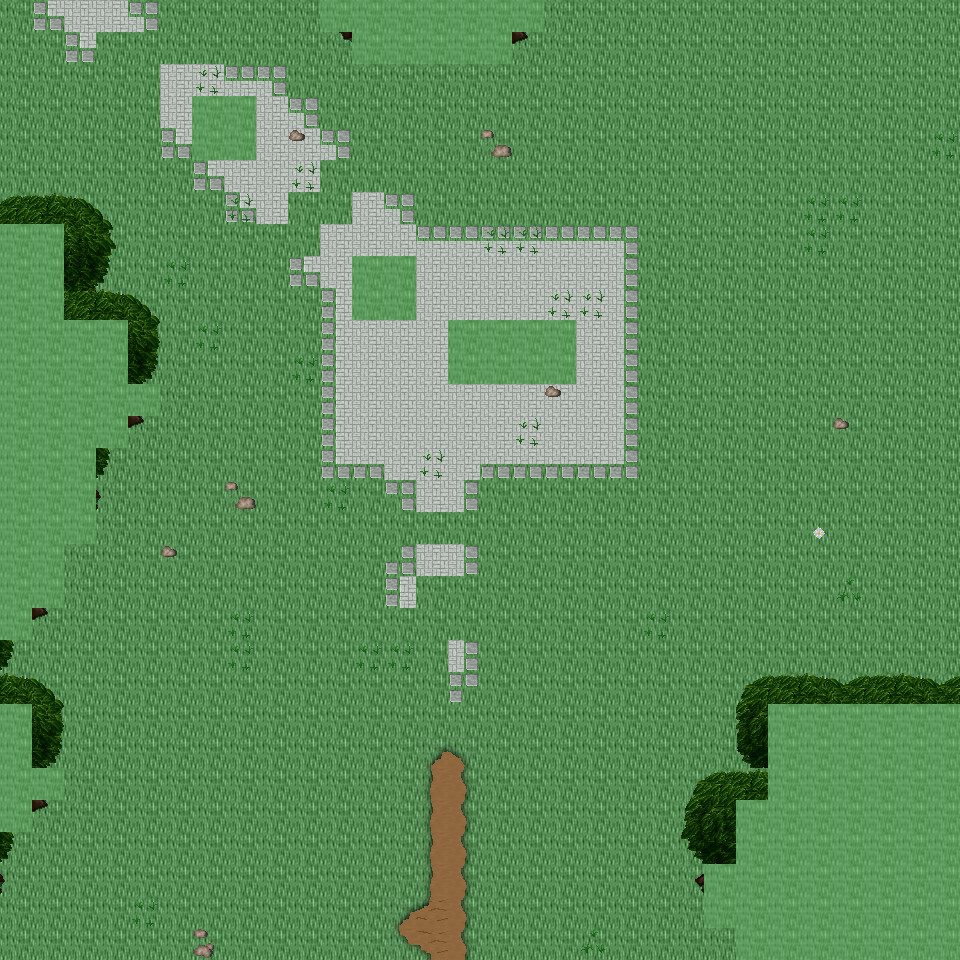

A 2D game scene composited from a Tiled map and its tileset images. What follows is a short description and the map's XML, with each tile layer's data collapsed to a summary:
An orthogonal 30x30 tile map with 32x32 px tiles, 6 tile layers (Ground, Object, Object2, Above, ...), 23 tilesets and 7 objects (7x mapExit).

<map version="1.0" orientation="orthogonal" renderorder="right-down" width="30" height="30" tilewidth="32" tileheight="32" nextobjectid="8">
  <tileset firstgid="1" name="tileset_ground_ground" tilewidth="32" tileheight="32" tilecount="33" columns="3">
    <image source="../drawable/tileset_ground_ground.png" width="96" height="352" />
  </tileset>
  <tileset firstgid="34" name="tileset_ground_rock_pebbles" tilewidth="32" tileheight="32" tilecount="3" columns="1">
    <image source="../drawable/tileset_ground_rock_pebbles.png" width="32" height="96" />
  </tileset>
  <tileset firstgid="37" name="tileset_ground_grass_edges" tilewidth="32" tileheight="32" tilecount="36" columns="12">
    <image source="../drawable/tileset_ground_grass_edges.png" width="384" height="96" />
  </tileset>
  <tileset firstgid="73" name="tileset_ground_grass_corners" tilewidth="32" tileheight="32" tilecount="24" columns="6">
    <image source="../drawable/tileset_ground_grass_corners.png" width="192" height="128" />
  </tileset>
  <tileset firstgid="97" name="tileset_plant_tree_tree_darkgreen" tilewidth="32" tileheight="32" tilecount="88" columns="8">
    <image source="../drawable/tileset_plant_tree_tree_darkgreen.png" width="256" height="352" />
  </tileset>
  <tileset firstgid="185" name="tileset_plant_grasses" tilewidth="32" tileheight="32" tilecount="6" columns="3">
    <image source="../drawable/tileset_plant_grasses.png" width="96" height="64" />
  </tileset>
  <tileset firstgid="191" name="tileset_plant_bush_bushes" tilewidth="32" tileheight="32" tilecount="10" columns="5">
    <image source="../drawable/tileset_plant_bush_bushes.png" width="160" height="64" />
  </tileset>
  <tileset firstgid="201" name="tileset_plant_tree_tree_green" tilewidth="32" tileheight="32" tilecount="88" columns="8">
    <image source="../drawable/tileset_plant_tree_tree_green.png" width="256" height="352" />
  </tileset>
  <tileset firstgid="289" name="tileset_plant_flower_daisy_white" tilewidth="32" tileheight="32" tilecount="8" columns="2">
    <image source="../drawable/tileset_plant_flower_daisy_white.png" width="64" height="128" />
  </tileset>
  <tileset firstgid="297" name="tileset_object_well" tilewidth="32" tileheight="32" tilecount="4" columns="2">
    <image source="../drawable/tileset_object_well.png" width="64" height="64" />
  </tileset>
  <tileset firstgid="301" name="tileset_item_corpse_huge_animal" tilewidth="32" tileheight="32" tilecount="16" columns="2">
    <image source="../drawable/tileset_item_corpse_huge_animal.png" width="64" height="256" />
  </tileset>
  <tileset firstgid="317" name="tileset_item_corpse_skull_pale" tilewidth="32" tileheight="32" tilecount="2" columns="2">
    <image source="../drawable/tileset_item_corpse_skull_pale.png" width="64" height="32" />
  </tileset>
  <tileset firstgid="319" name="tileset_item_statue_grey_stone" tilewidth="32" tileheight="32" tilecount="4" columns="2">
    <image source="../drawable/tileset_item_statue_grey_stone.png" width="64" height="64" />
  </tileset>
  <tileset firstgid="323" name="tileset_logic_creature_animal" tilewidth="32" tileheight="32" tilecount="32" columns="8">
    <image source="../drawable/tileset_logic_creature_animal.png" width="256" height="128" />
  </tileset>
  <tileset firstgid="355" name="tileset_logic_item_resources" tilewidth="32" tileheight="32" tilecount="6" columns="6">
    <image source="../drawable/tileset_logic_item_resources.png" width="192" height="32" />
  </tileset>
  <tileset firstgid="361" name="tileset_logic_creature_rodent" tilewidth="32" tileheight="32" tilecount="8" columns="8">
    <image source="../drawable/tileset_logic_creature_rodent.png" width="256" height="32" />
  </tileset>
  <tileset firstgid="369" name="tileset_logic_item_sheepfood" tilewidth="32" tileheight="32" tilecount="1" columns="1">
    <image source="../drawable/tileset_logic_item_sheepfood.png" width="32" height="32" />
  </tileset>
  <tileset firstgid="370" name="tileset_logic_item_sign" tilewidth="32" tileheight="32" tilecount="1" columns="1">
    <image source="../drawable/tileset_logic_item_sign.png" width="32" height="32" />
  </tileset>
  <tileset firstgid="371" name="tileset_logic_item_mushroom" tilewidth="32" tileheight="32" tilecount="6" columns="6">
    <image source="../drawable/tileset_logic_item_mushroom.png" width="192" height="32" />
  </tileset>
  <tileset firstgid="377" name="tileset_logic_collision" tilewidth="32" tileheight="32" tilecount="1" columns="1">
    <image source="../drawable/tileset_logic_collision.png" width="32" height="32" />
  </tileset>
  <tileset firstgid="378" name="tileset_logic_protection" tilewidth="32" tileheight="32" tilecount="2" columns="2">
    <image source="../drawable/tileset_logic_protection.png" width="64" height="32" />
  </tileset>
  <tileset firstgid="380" name="tileset_ground_grass_2" tilewidth="32" tileheight="32" tilecount="21" columns="3">
    <image source="../drawable/tileset_ground_grass_2.png" width="96" height="224" />
  </tileset>
  <tileset firstgid="401" name="tileset_ground_green_paving" tilewidth="32" tileheight="32" tilecount="18" columns="3">
    <image source="../drawable/tileset_ground_green_paving.png" width="96" height="192" />
  </tileset>
  <layer name="Ground" width="30" height="30">
    <data>[900 cells, 900 non-empty, 2 distinct tile ids]</data>
  </layer>
  <layer name="Object" width="30" height="30">
    <data>[900 cells, 134 non-empty, 18 distinct tile ids]</data>
  </layer>
  <layer name="Object2" width="30" height="30">
    <data>[900 cells, 86 non-empty, 30 distinct tile ids]</data>
  </layer>
  <layer name="Above" width="30" height="30">
    <data>[900 cells, 127 non-empty, 41 distinct tile ids]</data>
  </layer>
  <layer name="Above2" width="30" height="30">
    <data>[900 cells, 3 non-empty, 3 distinct tile ids]</data>
  </layer>
  <layer name="Walkable" width="30" height="30">
    <data>[900 cells, 125 non-empty, 1 distinct tile ids]</data>
  </layer>
  <objectgroup name="MapEvents">
    <object id="1" name="north" type="mapExit" x="0" y="0" width="320" height="32">
      <properties>
        <property name="map" value="level_0_x120_y60" />
        <property name="x" value="0" />
        <property name="y" value="28" />
      </properties>
    </object>
    <object id="2" name="north2" type="mapExit" x="544" y="0" width="416" height="32">
      <properties>
        <property name="map" value="level_0_x120_y60" />
        <property name="x" value="17" />
        <property name="y" value="28" />
      </properties>
    </object>
    <object id="3" name="south" type="mapExit" x="0" y="928" width="736" height="32">
      <properties>
        <property name="map" value="level_0_x120_y62" />
        <property name="x" value="0" />
        <property name="y" value="1" />
      </properties>
    </object>
    <object id="4" name="west" type="mapExit" x="0" y="0" width="32" height="224">
      <properties>
        <property name="map" value="level_0_x119_y61" />
        <property name="x" value="28" />
        <property name="y" value="0" />
      </properties>
    </object>
    <object id="5" name="west2" type="mapExit" x="0" y="640" width="32" height="64">
      <properties>
        <property name="map" value="level_0_x119_y61" />
        <property name="x" value="28" />
        <property name="y" value="20" />
      </properties>
    </object>
    <object id="6" name="west3" type="mapExit" x="0" y="832" width="32" height="128">
      <properties>
        <property name="map" value="level_0_x119_y61" />
        <property name="x" value="28" />
        <property name="y" value="26" />
      </properties>
    </object>
    <object id="7" name="east" type="mapExit" x="928" y="0" width="32" height="704">
      <properties>
        <property name="map" value="level_0_x121_y61" />
        <property name="x" value="1" />
        <property name="y" value="0" />
      </properties>
    </object>
  </objectgroup>
</map>
